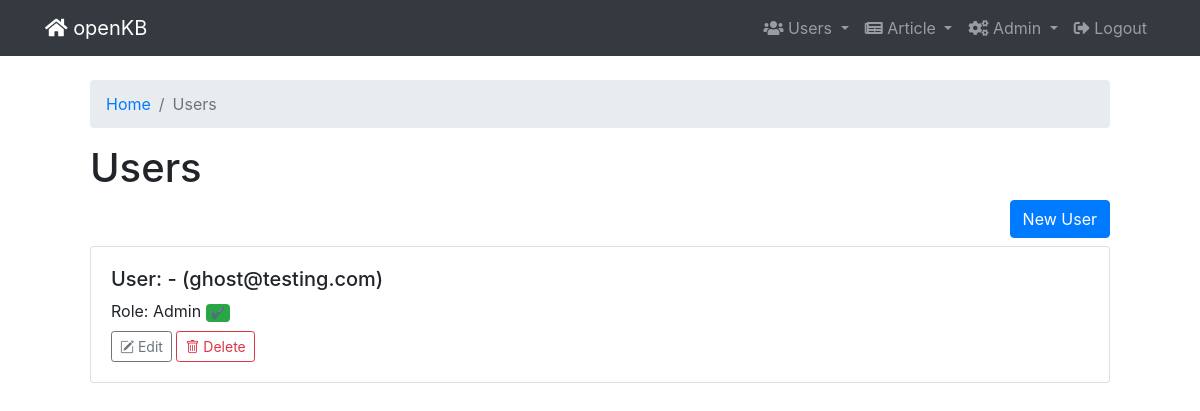
The app's page /users/edit/ (signed in), older data.
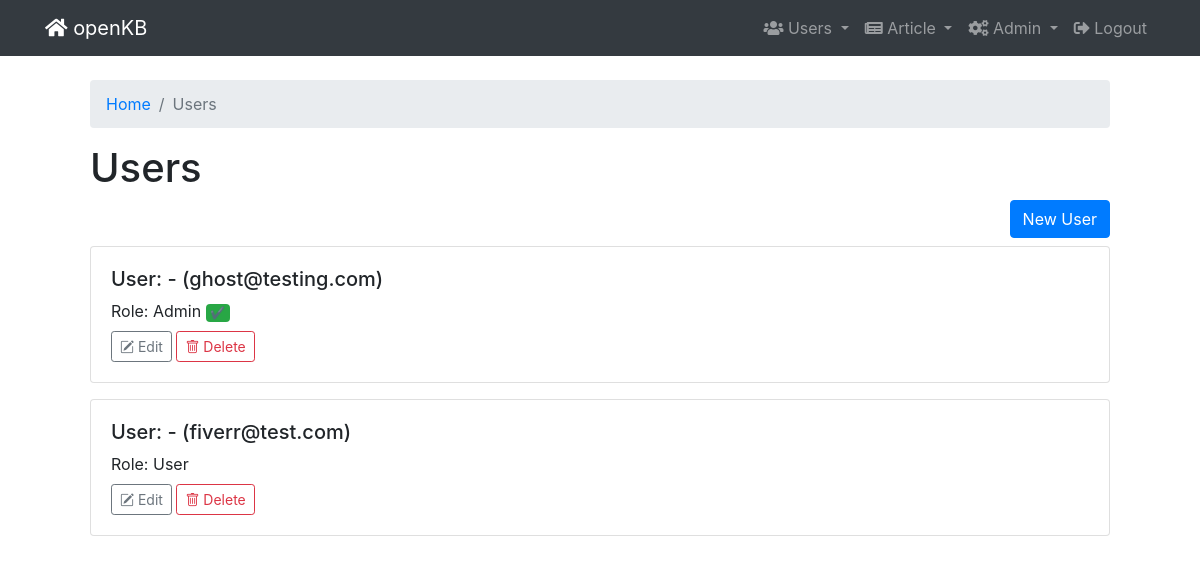
The same page, newer data.
### kb/models.py (models this page shows, shortened)
class CustomUser(AbstractUser):
    email = models.EmailField(unique=True)
    USERNAME_FIELD = 'email'
    REQUIRED_FIELDS = ['username']

### kb/views.py (the view)
# urls.py: path('users/edit/', UserListView.as_view(), name='edit-users'),
class UserListView(PermissionRequiredMixin, ListView):
    model = get_user_model()
    context_object_name = 'users'
    template_name = 'users/edit_users.html'
    permission_required = 'auth.view_user'

### templates/users/edit_users.html (shortened to what this page needs)
{% extends 'base.html' %}
{% block content %}
{% include "nav.html" %}
<div class="container mt-4">
    <nav aria-label="breadcrumb">
        <ol class="breadcrumb">
            <li class="breadcrumb-item"><a href="{% url 'home' %}">Home</a></li>
            <li class="breadcrumb-item active" aria-current="page">Users</li>
        </ol>
    </nav>
    <h1>Users</h1>
    <div class="d-flex justify-content-end mb-2">
        <a href="{% url 'new-user' %}" class="btn btn-primary">New User</a>
    </div>
    {% for user in users %}
    <div class="card mb-3">
        <div class="card-body">
            <h5>User: {{ user.get_full_name }} - ({{ user.email }})</h5>
            <p>Role: {% if user.is_superuser %}Admin <span class="badge badge-success">✔</span>{% else %}User{% endif %}</p>
            <a href="{% url 'edit-user' user.id %}" class="btn btn-sm btn-outline-secondary">
                <i class="bi bi-pencil-square"></i> Edit
            </a>
            <a href="{% url 'delete-user' user.id %}" class="btn btn-sm btn-outline-danger">
                <i class="bi bi-trash"></i> Delete
            </a>
        </div>
    </div>
    {% empty %}
    <p>No users found.</p>
    {% endfor %}
</div>
{% endblock %}

Row changes from the older to the newer data that the page shows:
added CustomUser: email "fiverr@test.com", is_superuser "User"
